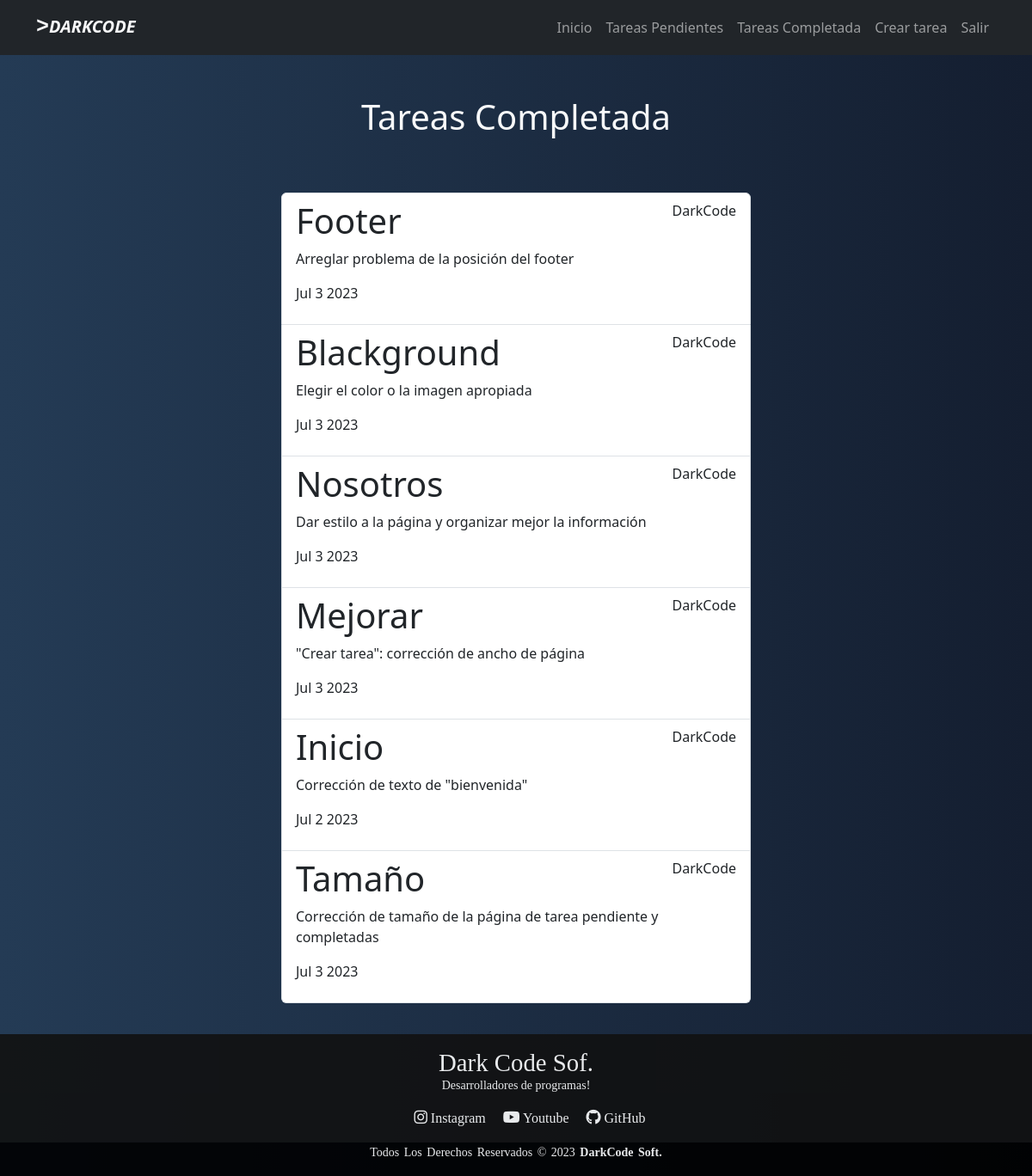
The page /tasks_compleated/ (signed in) on the database its author committed.
### tasks/models.py (models this page shows, shortened)
class Task(models.Model):
    title = models.CharField(max_length=100)
    description = models.TextField(blank = True)
    created = models.DateTimeField(auto_now_add=True)
    datecompleted = models.DateTimeField(null=True)
    important = models.BooleanField(default=False)
    user = models.ForeignKey(User, on_delete = models.CASCADE)

### tasks/views.py (the view)
# urls.py: path('tasks_compleated/', views.tasks_compleated, name = 'tasks_compleated'),
@login_required
def tasks_compleated(request):
    tasks = Task.objects.filter(user = request.user, datecompleted__isnull = False).order_by
    ('-datecompleted')
    return render(request,'tasks_compleated.html', {'tasks' : tasks})

### tasks/templates/tasks_compleated.html
{% extends 'base.html' %}
{% block content %}
<main class="container">
    <div class="carta-transparente text-light">
        <h1 class="text-center py-5">Tareas Completada</h1>
    </div>
    <div class="row">
        <div class="col-md-6 offset-md-3 pt-2 pb-3">
            <ul class="list-group">
                {% for task in tasks %}
                <a class="list-group-item" href="{% url 'task_detail' task.id %}">
                        <header class="d-flex justify-content-between">
                            {% if task.important %}
                            <h1 class="fw-bold text-success">{{task.title}}</h1>
                            {% else %}
                            <h1 class="fw bold">{{task.title}}</h1>
                            {% endif %}
                            <p>{{task.user.username}}</p>
                        </header>
                        <p>{{task.description}}</p>
                        <p>{{task.datecompleted|date:'M j Y'}}</p>
                </a>
                {% endfor %}
            </ul>
        </div>
    </div>
</main>
{% endblock %}

### djangocrud/static/css/estilo1.css (style rules this page uses)
* { margin: 0; padding: 0; box-sizing: border-box; }
html,body { height: 100%; }
body { background: #141E30; background: -webkit-linear-gradient(to right, #243B55, #141E30); background: linear-gradient(to right, #243B55, #141E30); min-height: 100%; display: flex; flex-direction: column; }
.carta-transparente { background-color: transparent; border: none; box-shadow: none; }
main { flex: 1; min-height: calc(100%-80px); }

### rows shown on the page
Task: title "Footer", user.username "DarkCode", description "Arreglar problema de la posición del footer", datecompleted "Jul 3 2023"
Task: title "Blackground", user.username "DarkCode", description "Elegir el color o la imagen apropiada", datecompleted "Jul 3 2023"
Task: title "Nosotros", user.username "DarkCode", description "Dar estilo a la página y organizar mejor la información", datecompleted "Jul 3 2023"
Task: title "Mejorar", user.username "DarkCode", description "\"Crear tarea\": corrección de ancho de página", datecompleted "Jul 3 2023"
Task: title "Inicio", user.username "DarkCode", description "Corrección de texto de \"bienvenida\"", datecompleted "Jul 2 2023"
Task: title "Tamaño", user.username "DarkCode", description "Corrección de tamaño de la página de tarea pendiente y completadas", datecompleted "Jul 3 2023"
